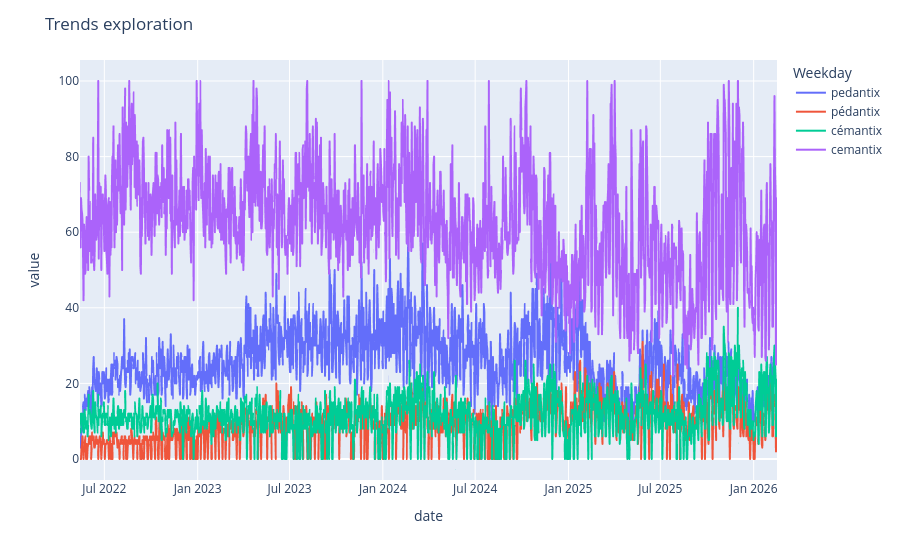

The notebook cell this image was saved under:
### Code cell
fig = df.plot(y=["pedantix", "pédantix", "cémantix", "cemantix"], backend="plotly")
fig.update_layout(
    title="Trends exploration",
    legend_title_text="Weekday",
)

### Figure 1 — Plotly figure (JSON) as saved in the notebook; plotly's stock layout.template omitted (floating-point values rounded to 4 significant figures; data arrays with more than 128 entries replaced by an {"elided": "..."} marker saying what was removed)
{"data": [{"hovertemplate": "variable=pedantix<br>date=%{x}<br>value=%{y}<extra></extra>", "legendgroup": "pedantix", "line": {"color": "#636efa", "dash": "solid"}, "marker": {"symbol": "circle"}, "mode": "lines", "name": "pedantix", "showlegend": true, "x": {"elided": "1375 str values"}, "xaxis": "x", "y": {"elided": "1375 float values"}, "yaxis": "y", "type": "scattergl"}, {"hovertemplate": "variable=pédantix<br>date=%{x}<br>value=%{y}<extra></extra>", "legendgroup": "pédantix", "line": {"color": "#EF553B", "dash": "solid"}, "marker": {"symbol": "circle"}, "mode": "lines", "name": "pédantix", "showlegend": true, "x": {"elided": "1375 str values"}, "xaxis": "x", "y": {"elided": "1375 float values"}, "yaxis": "y", "type": "scattergl"}, {"hovertemplate": "variable=cémantix<br>date=%{x}<br>value=%{y}<extra></extra>", "legendgroup": "cémantix", "line": {"color": "#00cc96", "dash": "solid"}, "marker": {"symbol": "circle"}, "mode": "lines", "name": "cémantix", "showlegend": true, "x": {"elided": "1375 str values"}, "xaxis": "x", "y": {"elided": "1375 float values"}, "yaxis": "y", "type": "scattergl"}, {"hovertemplate": "variable=cemantix<br>date=%{x}<br>value=%{y}<extra></extra>", "legendgroup": "cemantix", "line": {"color": "#ab63fa", "dash": "solid"}, "marker": {"symbol": "circle"}, "mode": "lines", "name": "cemantix", "showlegend": true, "x": {"elided": "1375 str values"}, "xaxis": "x", "y": {"elided": "1375 float values"}, "yaxis": "y", "type": "scattergl"}], "layout": {"xaxis": {"anchor": "y", "domain": [0.0, 1.0], "title": {"text": "date"}}, "yaxis": {"anchor": "x", "domain": [0.0, 1.0], "title": {"text": "value"}}, "legend": {"title": {"text": "Weekday"}, "tracegroupgap": 0}, "margin": {"t": 60}, "title": {"text": "Trends exploration"}}}
